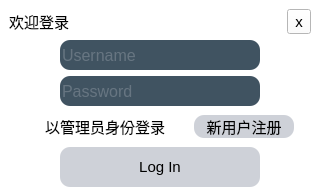
<?xml version="1.0" encoding="UTF-8"?>
<ui version="4.0">
 <class>Login</class>
 <widget class="QWidget" name="Login">
  <property name="geometry">
   <rect>
    <x>0</x>
    <y>0</y>
    <width>320</width>
    <height>196</height>
   </rect>
  </property>
  <property name="sizePolicy">
   <sizepolicy hsizetype="Fixed" vsizetype="Fixed">
    <horstretch>0</horstretch>
    <verstretch>0</verstretch>
   </sizepolicy>
  </property>
  <property name="windowTitle">
   <string>Login</string>
  </property>
  <property name="styleSheet">
   <string notr="true">*{
background:rgb(255, 255, 255);
font-size:15px;
font-style:MingLiU-ExtB;
}
QFrame{
border:sold 10px rgba(0,0,0);
background-image:url(:/pic/backgrounds/logInBack.jpg);
border-radius:10px;
}
QLineEdit{
color:#8d98a1;
background:#405361;
font-size:16px;
border-style:outset;
border-radius:10px;
font-style:MingLiU-ExtB;
}
QPushButton{
background:#ced1d8;
border-style:outset;
border-radius:10px;
font-style:MingLiU-ExtB;
}
QPushButton:pressed{
background-color:rgb(224,0,0);
border-style:inset;
font-style:MingLiU-ExtB;
}
QToolButton{
opacity:0;
}
</string>
  </property>
  <widget class="QFrame" name="frame">
   <property name="geometry">
    <rect>
     <x>0</x>
     <y>0</y>
     <width>320</width>
     <height>200</height>
    </rect>
   </property>
   <property name="sizePolicy">
    <sizepolicy hsizetype="Fixed" vsizetype="Fixed">
     <horstretch>0</horstretch>
     <verstretch>0</verstretch>
    </sizepolicy>
   </property>
   <property name="minimumSize">
    <size>
     <width>320</width>
     <height>200</height>
    </size>
   </property>
   <property name="frameShape">
    <enum>QFrame::StyledPanel</enum>
   </property>
   <property name="frameShadow">
    <enum>QFrame::Raised</enum>
   </property>
   <layout class="QVBoxLayout" name="verticalLayout_2">
    <item>
     <layout class="QHBoxLayout" name="horizontalLayout">
      <item alignment="Qt::AlignLeft">
       <widget class="QLabel" name="label">
        <property name="text">
         <string>欢迎登录</string>
        </property>
       </widget>
      </item>
      <item>
       <spacer name="horizontalSpacer">
        <property name="orientation">
         <enum>Qt::Horizontal</enum>
        </property>
        <property name="sizeHint" stdset="0">
         <size>
          <width>40</width>
          <height>20</height>
         </size>
        </property>
       </spacer>
      </item>
      <item alignment="Qt::AlignRight">
       <widget class="QToolButton" name="toolButton">
        <property name="text">
         <string>x</string>
        </property>
       </widget>
      </item>
     </layout>
    </item>
    <item alignment="Qt::AlignHCenter">
     <widget class="QLineEdit" name="lineEditName">
      <property name="sizePolicy">
       <sizepolicy hsizetype="Fixed" vsizetype="Fixed">
        <horstretch>0</horstretch>
        <verstretch>0</verstretch>
       </sizepolicy>
      </property>
      <property name="minimumSize">
       <size>
        <width>200</width>
        <height>30</height>
       </size>
      </property>
      <property name="text">
       <string/>
      </property>
      <property name="placeholderText">
       <string>Username</string>
      </property>
     </widget>
    </item>
    <item alignment="Qt::AlignHCenter">
     <widget class="QLineEdit" name="lineEditPwd">
      <property name="minimumSize">
       <size>
        <width>200</width>
        <height>30</height>
       </size>
      </property>
      <property name="text">
       <string/>
      </property>
      <property name="placeholderText">
       <string>Password</string>
      </property>
     </widget>
    </item>
    <item>
     <layout class="QHBoxLayout" name="horizontalLayout_2">
      <item>
       <widget class="QCheckBox" name="checkBox">
        <property name="sizePolicy">
         <sizepolicy hsizetype="Fixed" vsizetype="Fixed">
          <horstretch>0</horstretch>
          <verstretch>0</verstretch>
         </sizepolicy>
        </property>
        <property name="font">
         <font>
          <pointsize>-1</pointsize>
          <bold>false</bold>
          <underline>false</underline>
         </font>
        </property>
        <property name="styleSheet">
         <string notr="true">background: transparent;</string>
        </property>
        <property name="text">
         <string>以管理员身份登录</string>
        </property>
       </widget>
      </item>
      <item>
       <widget class="QPushButton" name="buttonRegist">
        <property name="sizePolicy">
         <sizepolicy hsizetype="Fixed" vsizetype="Fixed">
          <horstretch>0</horstretch>
          <verstretch>0</verstretch>
         </sizepolicy>
        </property>
        <property name="minimumSize">
         <size>
          <width>100</width>
          <height>0</height>
         </size>
        </property>
        <property name="text">
         <string>新用户注册</string>
        </property>
       </widget>
      </item>
     </layout>
    </item>
    <item alignment="Qt::AlignHCenter">
     <widget class="QPushButton" name="pushButton">
      <property name="sizePolicy">
       <sizepolicy hsizetype="Fixed" vsizetype="Fixed">
        <horstretch>0</horstretch>
        <verstretch>0</verstretch>
       </sizepolicy>
      </property>
      <property name="minimumSize">
       <size>
        <width>200</width>
        <height>40</height>
       </size>
      </property>
      <property name="text">
       <string>Log In</string>
      </property>
     </widget>
    </item>
   </layout>
  </widget>
 </widget>
 <resources/>
 <connections/>
</ui>
